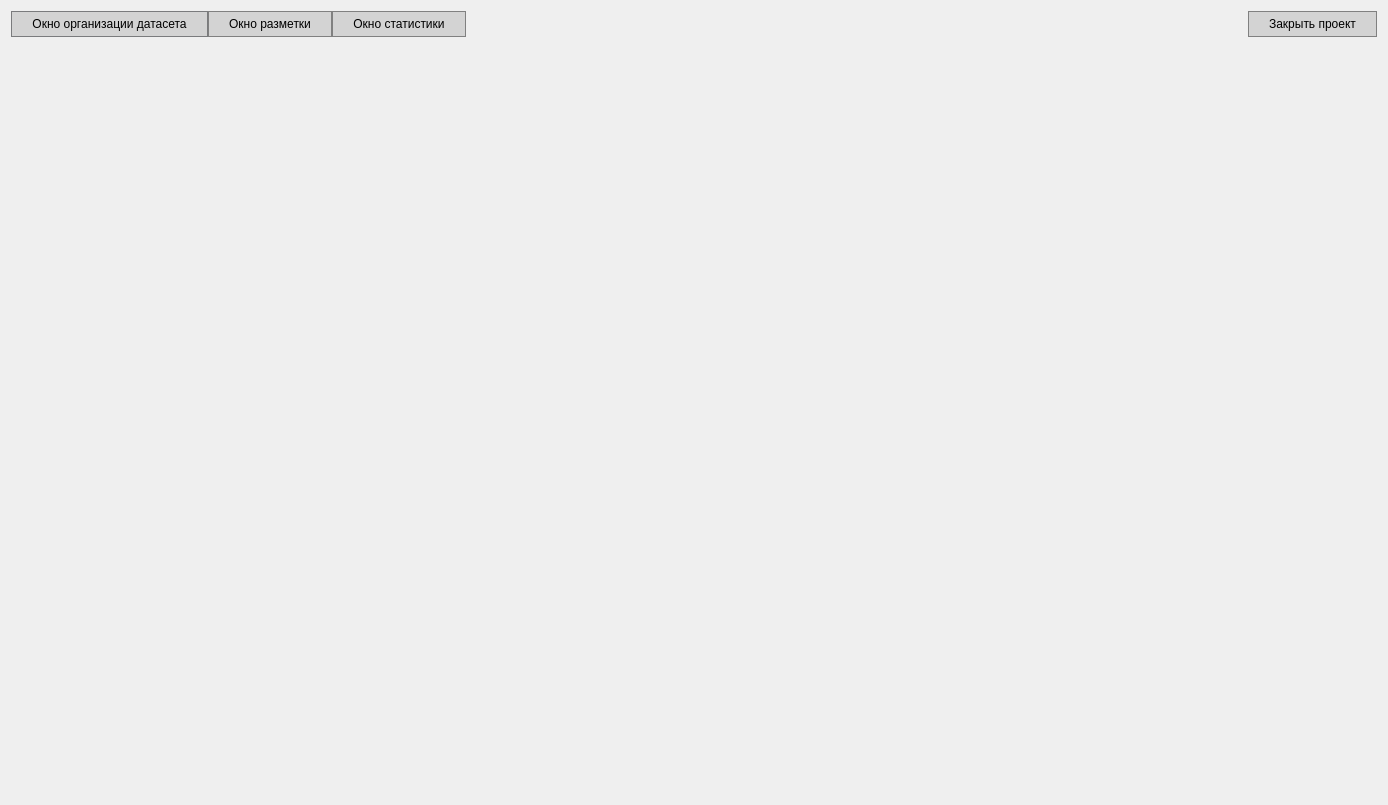
<?xml version="1.0" encoding="UTF-8"?>
<ui version="4.0">
 <class>classes_page_design</class>
 <widget class="QWidget" name="classes_page_design">
  <property name="geometry">
   <rect>
    <x>0</x>
    <y>0</y>
    <width>1388</width>
    <height>805</height>
   </rect>
  </property>
  <property name="windowTitle">
   <string>Форма для аннотации</string>
  </property>
  <property name="styleSheet">
   <string notr="true">QPushButton {
    background-color: lightgray;
    color: black;            
    border: 1px solid lightgray; 
    padding: 5px 0px;    
}

QPushButton:hover {
    background-color: white;
	border: 1px solid blue;
}

QPushButton:pressed {
	background-color: solid lightblue;
	border: 1px solid black;
}</string>
  </property>
  <layout class="QVBoxLayout" name="page_main_layout">
   <item>
    <layout class="QHBoxLayout" name="horizontalLayout_7">
     <property name="spacing">
      <number>0</number>
     </property>
     <item>
      <widget class="QPushButton" name="button_to_datasets_settings">
       <property name="mouseTracking">
        <bool>true</bool>
       </property>
       <property name="styleSheet">
        <string notr="true">QPushButton {
padding: 5px 20px;
border: 1px solid #7a7b7d;
}

QPushButton:hover {
	border: 1px solid #0048ff;
}</string>
       </property>
       <property name="text">
        <string>Окно организации датасета</string>
       </property>
      </widget>
     </item>
     <item>
      <widget class="QPushButton" name="button_to_annotation_scene">
       <property name="mouseTracking">
        <bool>true</bool>
       </property>
       <property name="tabletTracking">
        <bool>false</bool>
       </property>
       <property name="styleSheet">
        <string notr="true">QPushButton {
padding: 5px 20px;
border: 1px solid gray;
}

QPushButton:hover {
	border: 1px solid #0048ff;
}</string>
       </property>
       <property name="text">
        <string>Окно разметки</string>
       </property>
      </widget>
     </item>
     <item>
      <widget class="QPushButton" name="button_to_statistics">
       <property name="mouseTracking">
        <bool>true</bool>
       </property>
       <property name="styleSheet">
        <string notr="true">QPushButton {
padding: 5px 20px;
border: 1px solid gray;
}

QPushButton:hover {
	border: 1px solid #0048ff;
}</string>
       </property>
       <property name="text">
        <string>Окно статистики</string>
       </property>
      </widget>
     </item>
     <item>
      <spacer name="horizontalSpacer">
       <property name="orientation">
        <enum>Qt::Orientation::Horizontal</enum>
       </property>
       <property name="sizeType">
        <enum>QSizePolicy::Policy::Expanding</enum>
       </property>
       <property name="sizeHint" stdset="0">
        <size>
         <width>40</width>
         <height>20</height>
        </size>
       </property>
      </spacer>
     </item>
     <item>
      <widget class="QPushButton" name="button_clear_dataset">
       <property name="mouseTracking">
        <bool>true</bool>
       </property>
       <property name="styleSheet">
        <string notr="true">QPushButton {
padding: 5px 20px;
border: 1px solid gray;
}

QPushButton:hover {
	border: 1px solid #0048ff;
}</string>
       </property>
       <property name="text">
        <string>Закрыть проект</string>
       </property>
      </widget>
     </item>
    </layout>
   </item>
   <item>
    <widget class="QWidget" name="dataset_display" native="true">
     <layout class="QVBoxLayout" name="verticalLayout">
      <property name="leftMargin">
       <number>1</number>
      </property>
      <property name="rightMargin">
       <number>1</number>
      </property>
      <item>
       <widget class="UWidgetChart" name="chart_classes" native="true">
        <property name="minimumSize">
         <size>
          <width>0</width>
          <height>600</height>
         </size>
        </property>
       </widget>
      </item>
     </layout>
    </widget>
   </item>
   <item>
    <spacer name="verticalSpacer">
     <property name="orientation">
      <enum>Qt::Orientation::Vertical</enum>
     </property>
     <property name="sizeType">
      <enum>QSizePolicy::Policy::Expanding</enum>
     </property>
     <property name="sizeHint" stdset="0">
      <size>
       <width>20</width>
       <height>40</height>
      </size>
     </property>
    </spacer>
   </item>
  </layout>
 </widget>
 <customwidgets>
  <customwidget>
   <class>UWidgetChart</class>
   <extends>QWidget</extends>
   <header location="global">class_chart</header>
   <container>1</container>
  </customwidget>
 </customwidgets>
 <resources/>
 <connections/>
</ui>
